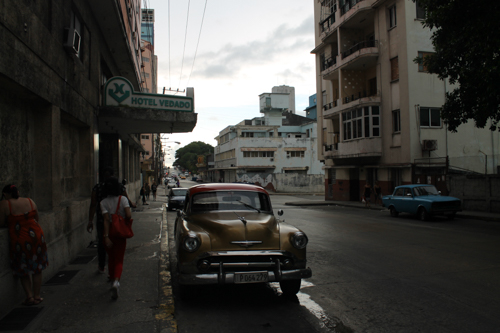
#> input picture uebung2/bild01.jpg, 500 x 333 px
$ jupyter execute uebung2.ipynb
#> lines starting #> are read from the running program, lines starting #| are printed output that depends on the picture
### my_lib.py
from skimage import io
import numpy as np
import matplotlib.pyplot as plt

def plot_img(img, bw=False):
    if bw:
        plt.imshow(img, cmap='gray', vmin=0, vmax=255)
        plt.axis('off')
        plt.show()
    else:
        plt.imshow(img)
        plt.axis('off')
        plt.show()

def read_bw_img(path:str):
    return grayscale(io.imread(path))

def plot_hist(hist):
    plt.figure(figsize=(16, 9))
    plt.bar(list(range(256)), hist, width=1)
    plt.show()

# [15 lines left out: function bw_histogram, not called in this run]

def grayscale(img_rgb):

    bw_img = np.empty((len(img_rgb), len(img_rgb[0])), dtype=np.uint8)

    for i in range(len(img_rgb)):
        for j in range(len(img_rgb[0])):
            bw_img[i][j] = np.sum(img_rgb[i][j]) // 3
    return bw_img

# [18 lines left out: functions mirror, show_comparison, not called in this run]

### uebung2/uebung2.ipynb
[cell 1]
import numpy as np
from matplotlib import pyplot as plt

from my_lib import grayscale, plot_img, plot_hist
from skimage import io

def bw_histogram(img, cumulative=False, norm=False):
    hist = np.zeros(256)
    for i in range(len(img)):
        for j in range(len(img[0])):
            hist[img[i][j]] += 1

    if cumulative:
        for i in range(1, len(hist)):
            hist[i] += hist[i - 1]

    if norm:
        all = len(img) * len(img[0])
        hist /= all

    return hist

image1 = grayscale(io.imread("bild01.jpg"))
#> in grayscale, `bw_img = np.empty((len(img_rgb), len(img_rgb[0])), dtype=np.uint8)`:
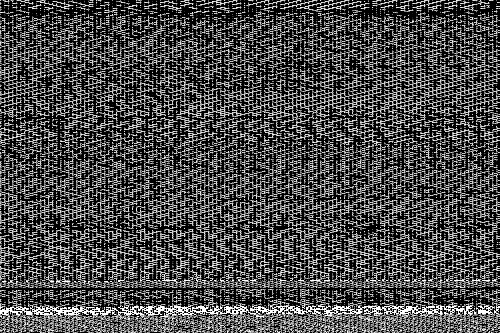
#> bw_img: shape (333, 500); min 0, max 255, mean 74.6
ref_image = grayscale(io.imread("bild02.jpg"))
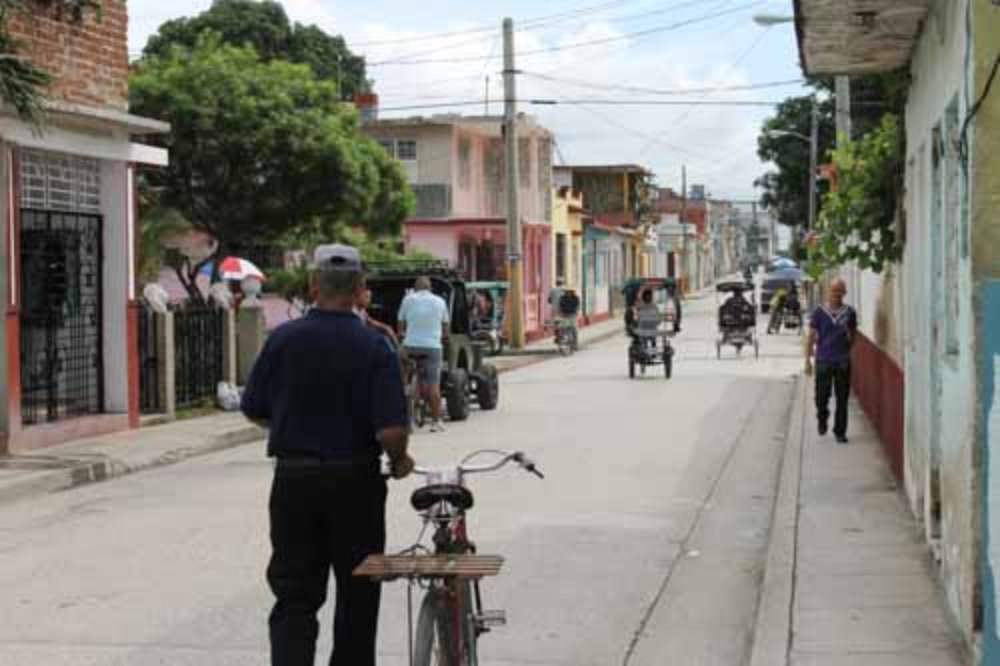
#> input picture uebung2/bild02.jpg, 1000 x 666 px
#> in grayscale (call 2), `bw_img = np.empty((len(img_rgb), len(img_rgb[0])), dtype=np.uint8)`:
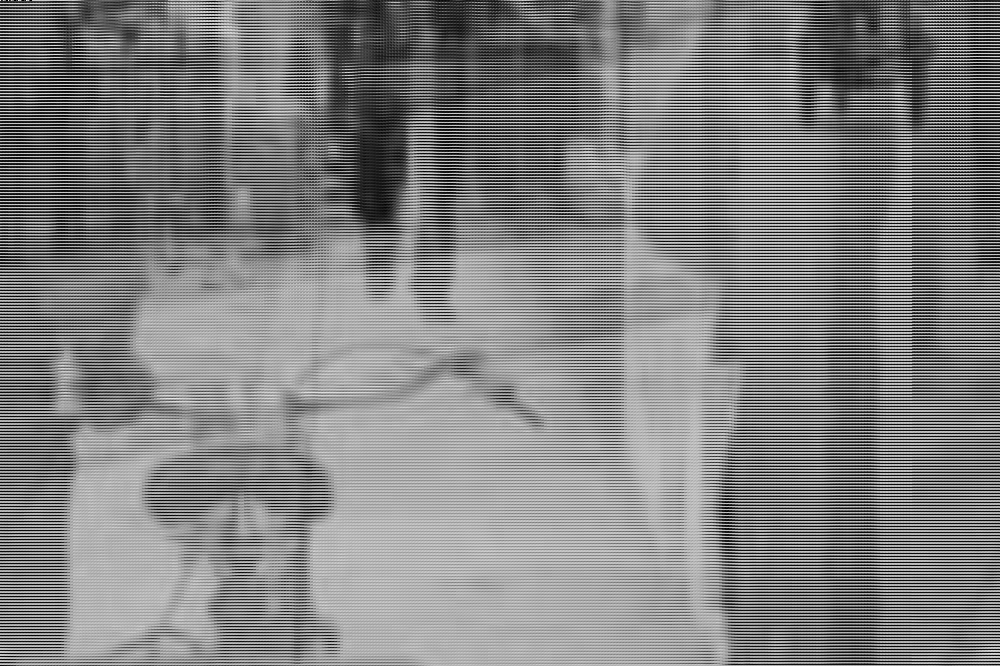
#> bw_img: shape (666, 1000); min 0, max 248, mean 129.2
#> after the loop in grayscale (call 2), `for i in range(len(img_rgb)):`:
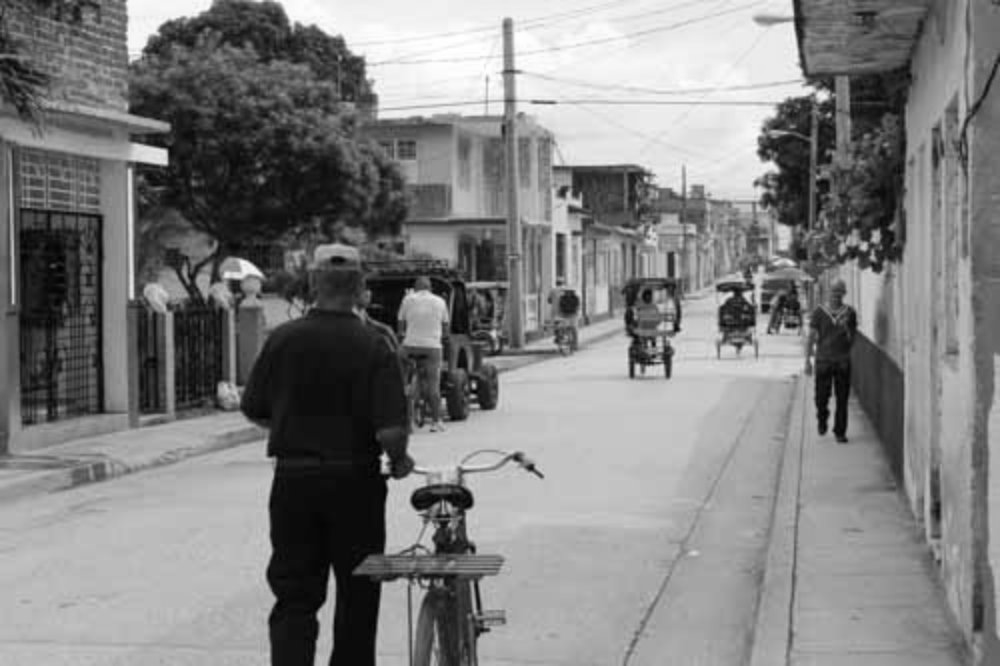
#> bw_img: shape (666, 1000); min 0, max 255, mean 127.7

Was ist eine homogene und was eine nicht-homogene Punktoperation?
homogen: Auf jeden Pixel wird die selbe Funktion angewendet.
nicht-homogen: Verschiedene Pixel / Bildbereiche werden mit unterschiedlichen Funktionen verarbeitet.

Was ist der Unterschied zwischen Punktoperationen und Filteroperationen?
Bei Punktoperationenen dient nur ein einzelner Pixel als Input, bei Filtern wird eine Menge von Pixeln herangezogen, um den neuen Wert eines Pixels zu bestimmen.

[cell 2]
# fhs(a) = min{a′ ∈ [0, K − 1]|PA(a) ≤ PR(a′)}

def adapt_hist2ref(img, ref_img):
    ref_cum_hist = bw_histogram(ref_img, cumulative=True, norm=True)
#> after the loop in bw_histogram, `for i in range(len(img)):`: hist = 256 values, max 10015 at index 187, min 7 at index 0, mean 2601.6
#> after the loop in bw_histogram, `for i in range(1, len(hist)):`: hist = 256 values from 7 to 666000
#> in bw_histogram, `all = len(img) * len(img[0])`: all = 666000
#> in bw_histogram, `hist /= all`: hist = 256 values from 1.05e-05 to 1
#> ref_cum_hist = 256 values from 1.05e-05 to 1
    img_hist = bw_histogram(img, cumulative=False, norm=True)
#> img_hist = 256 values, max 0.0225 at index 24, min 1.8e-05 at index 197, mean 0.00391

    hist_converter = np.zeros(256, dtype=int) # Abbildung Originalhelligkeit auf Neue.
    height = 0
    for i in range(len(img_hist)):
        for j in range(len(ref_cum_hist)):
            if img_hist[i] + height <= ref_cum_hist[j]:
                hist_converter[i] = j
                height += img_hist[i]
                break
#> after the loop, height = 1; hist_converter = 256 values from 6 to 255

    adapted_img = np.zeros((len(img), len(img[0])), dtype=int)
#> adapted_img: shape (333, 500) int64; every value is 0
    for i in range(len(img)):
        for j in range(len(img[0])):
            adapted_img[i][j] = hist_converter[img[i][j]]
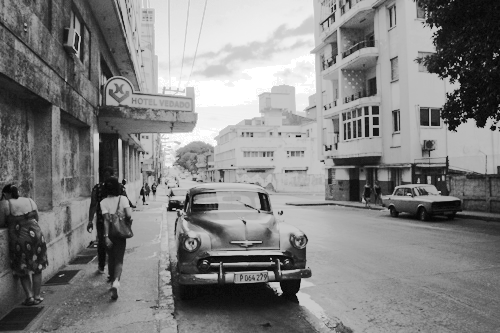
#> adapted_img: shape (333, 500) int64; min 6, max 255, mean 129.1
    return adapted_img

new_img = adapt_hist2ref(image1, ref_image)
for x in new_img:
    print(x)
#> this loop made 333 passes
#> (printed output is left out)
plot_img(new_img, True)
plot_hist(bw_histogram(new_img, cumulative=True))
#> in plot_hist, `plt.show()`:
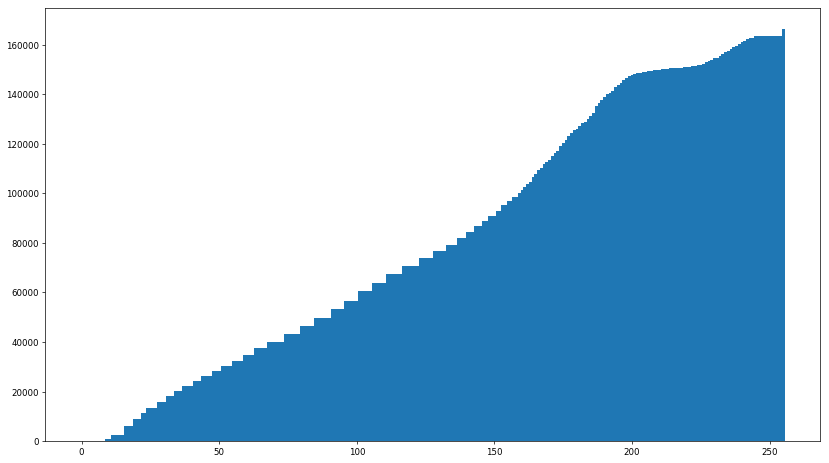
#> figure drawn by matplotlib, 1 panel; tallest bar 166500 high, from x = 254.5 to 255.5
